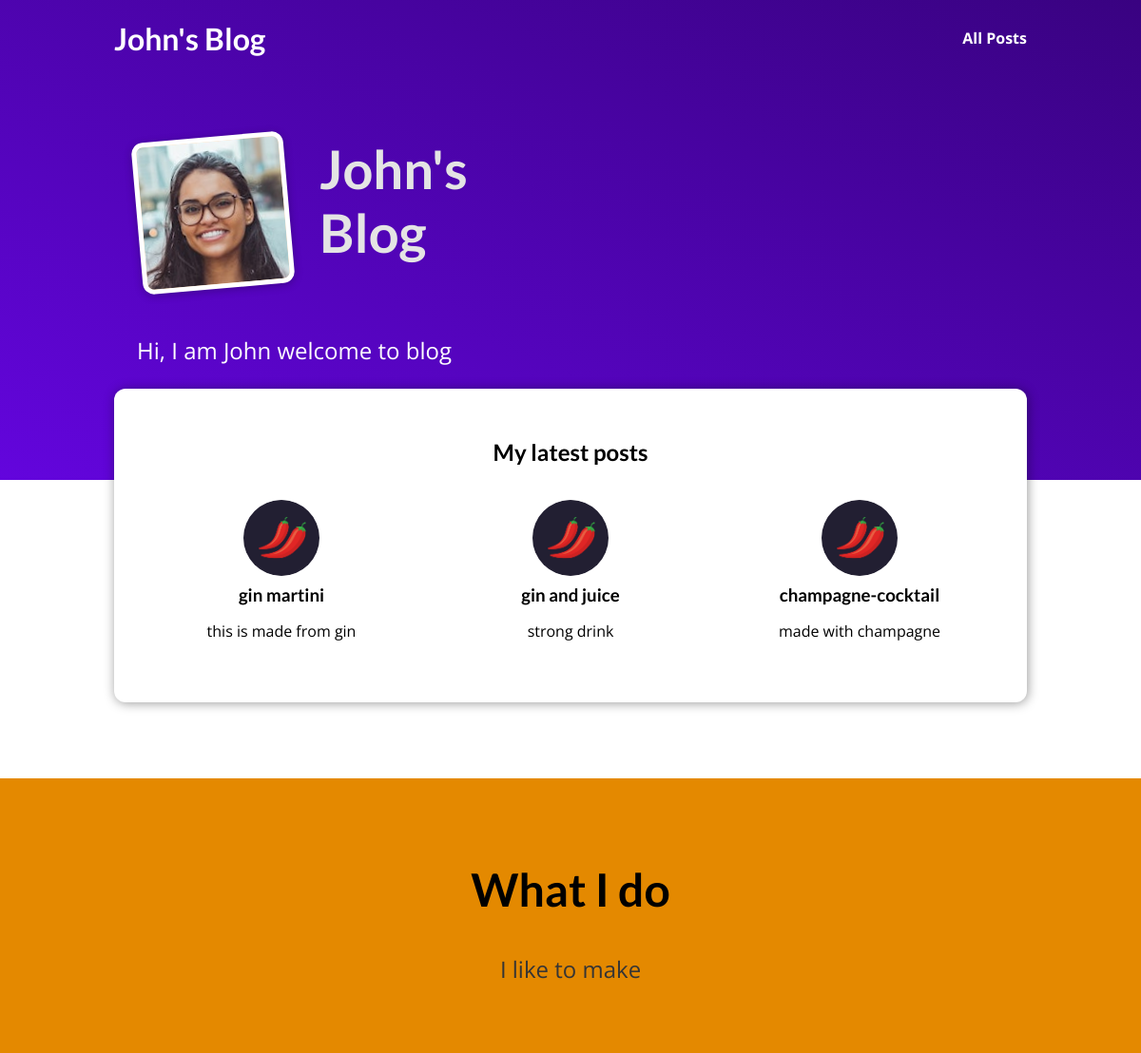
Before: / with the older database file.
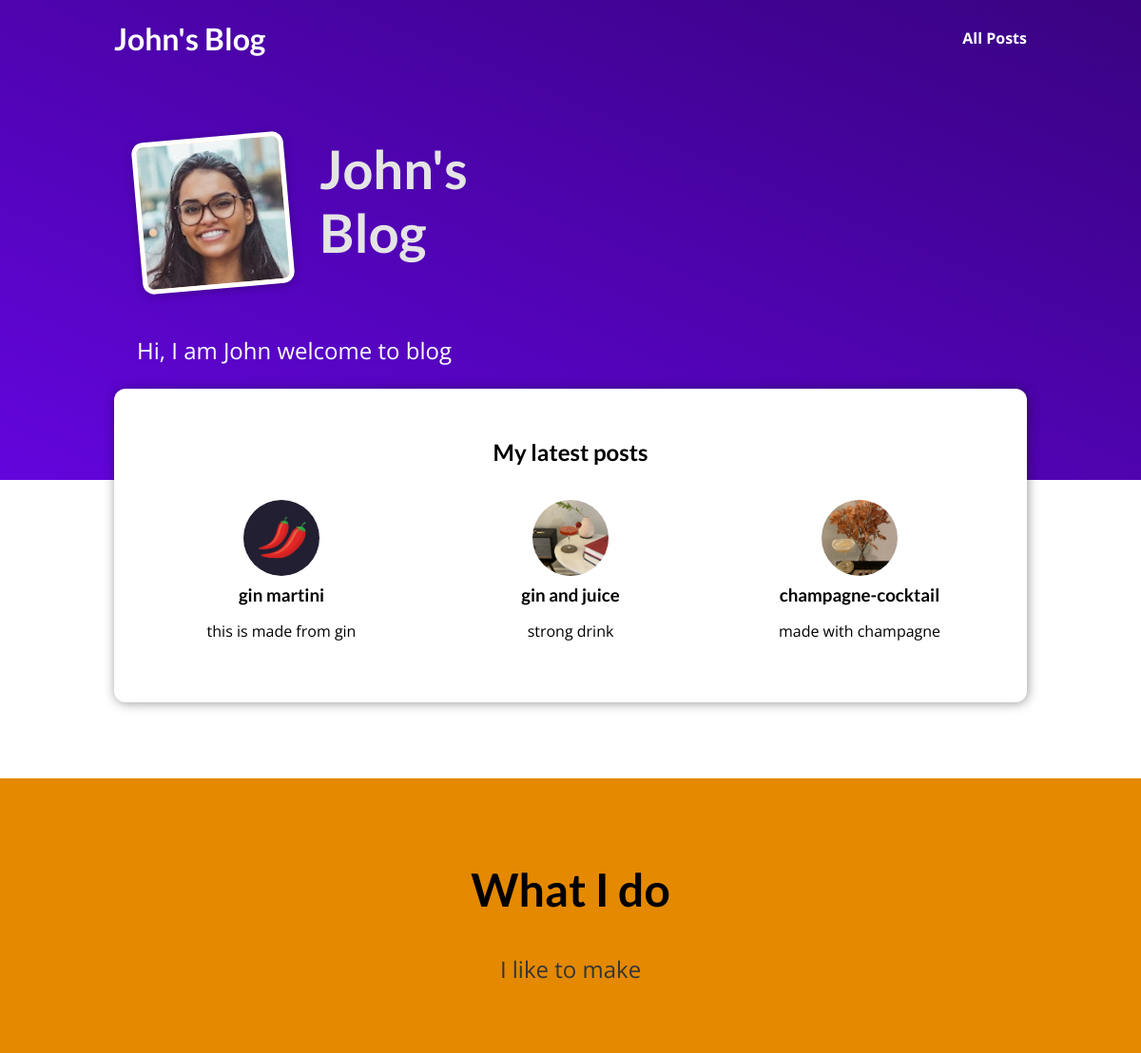
After: the same page with the newer database file.
### blog/models.py (models this page shows)
class Post(models.Model):
    title = models.CharField(max_length=150)
    excerpt = models.CharField(max_length=300)
    image = models.ImageField(upload_to="posts", null=True)
    date = models.DateField(auto_now=True)
    slug = models.SlugField(unique=True, db_index=True)
    content = models.TextField(validators=[MinLengthValidator(10)])
    author = models.ForeignKey(Author, on_delete=models.SET_NULL, null=True, related_name="posts")
    tags = models.ManyToManyField(Tag)

### blog/views.py (the view)
# urls.py: path("", views.StartingPageView.as_view(), name="starting-page"),
class StartingPageView(ListView):
    template_name = "blog/index.html"
    model = Post
    ordering = ["-date"]
    context_object_name = "posts"
    def get_queryset(self):
        queryset = super().get_queryset()
        data = queryset[:3]
        return data

### blog/templates/blog/index.html (shortened to what this page needs)
{% extends "base.html" %}
{% load static %}
{% block css_files %}
    <link rel="stylesheet"  href="{% static 'blog/post.css' %}" />
    <link rel="stylesheet" href="{% static 'blog/index.css' %}" />
{% endblock %}
{% block content %}
    <section id="welcome">
        <header>
            <img  src="{% static 'blog/images/person-avatar.jpg' %}" alt="author"/>
            <h2>John's Blog</h2>
        </header>
        <p>Hi, I am John welcome to blog</p>
    </section>
    <section id="latest-posts">
        <h2>My latest posts</h2>
        <ul>
            {% for post in posts %}
            {% include 'blog/includes/post.html' %}
            {% endfor %}
        </ul>
    </section>
    <section id="about">
        <h2>What I do</h2>
        <p>
            I like to make
        </p>
    </section>
{%  endblock %}

### blog/templates/blog/includes/post.html
{% load static %}
<li>
    <article class="post">
        <a href="{% url 'post-detail-page' post.slug %}">
            <img src="{{ post.image.url }}" alt="{{ post.title }}" />
            <div class="post__content">
                <h3>{{ post.title }}</h3>
                <p>{{ post.excerpt }}</p>
            </div>
        </a>
    </article>
</li>

Changed rows visible on the page:
changed Post "gin and juice": image: a different picture
changed Post "champagne-cocktail": image: a different picture
